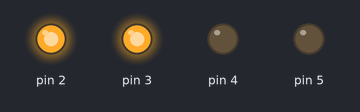
The sketch below on a simulated Arduino Uno, built with avr-gcc and run on an emulated ATmega328P. Parts: output pins drawn as LEDs (lit = HIGH).

Above: at 0.15 s.
At 119.93 s:
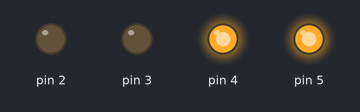
Timing chart, 0 to 120.2 s (numbered marks = the images above):
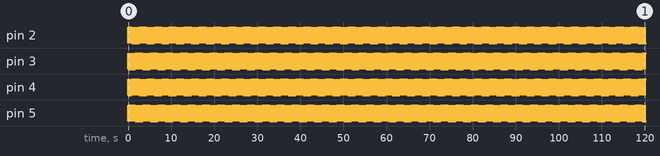

The sketch:

stepper.ino
```cpp
void setup()
{
  for (int i = 2; i < 6; i++)
  {
    pinMode(i, OUTPUT);
  }
}

void f1()
{
  digitalWrite(2, HIGH);
  digitalWrite(3, HIGH);
  digitalWrite(4, LOW);
  digitalWrite(5, LOW);

}
void f2()
{
  digitalWrite(2, LOW);
  digitalWrite(3, HIGH);
  digitalWrite(4, HIGH);
  digitalWrite(5, LOW);
}
void f3()
{
  digitalWrite(2, LOW);
  digitalWrite(3, LOW);
  digitalWrite(4, HIGH);
  digitalWrite(5, HIGH);
}
void f4()
{
  digitalWrite(2, HIGH);
  digitalWrite(3, LOW);
  digitalWrite(4, LOW);
  digitalWrite(5, HIGH);

}
void loop()
{
  f1();
  delay(30);
  f2();
 delay(30);
 f3();
 delay(30);
  f4();

 delay(30);
}
```

Measured:
- by itself, pin 2–5: alternates HIGH for 0.06 s and LOW for 0.06 s
